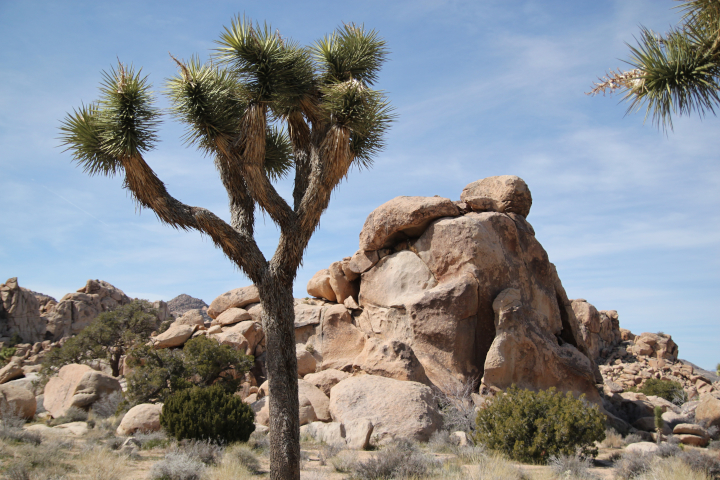
#> input picture images/nature.jpg, 720 x 480 px, found by its file name
$ python processing2.py
#> lines starting #> are read from the running program, lines starting #| are printed output that depends on the picture
import cv2
from copy import deepcopy

def process():
    image = cv2.imread("nature.jpg", cv2.IMREAD_GRAYSCALE)
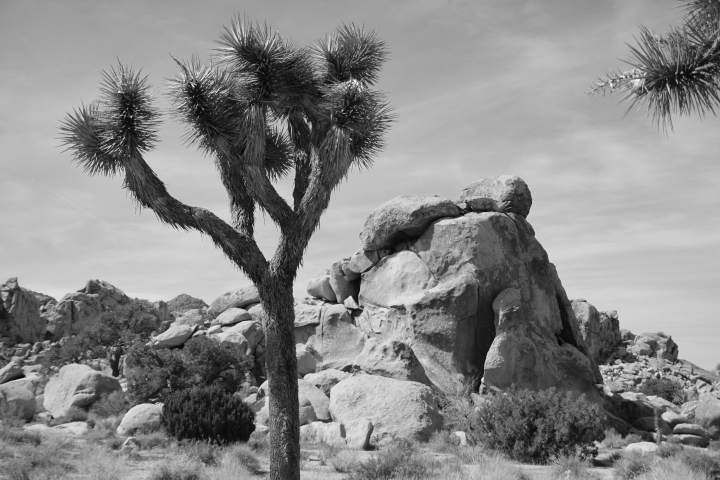
#> image: shape (480, 720); min 5, max 248, mean 137
    #value = image.item(0, 0)
    width = len(image)
#> width = 480
    height = len(image[0])
#> height = 720
    #image size = 183*275

    start_time = cv2.getTickCount()
    """
       processing using accessing arrangement index
    """
    for x in range(0, width):
        for y in range(0, height):
            image[x, y] = 255-image.item(x, y)
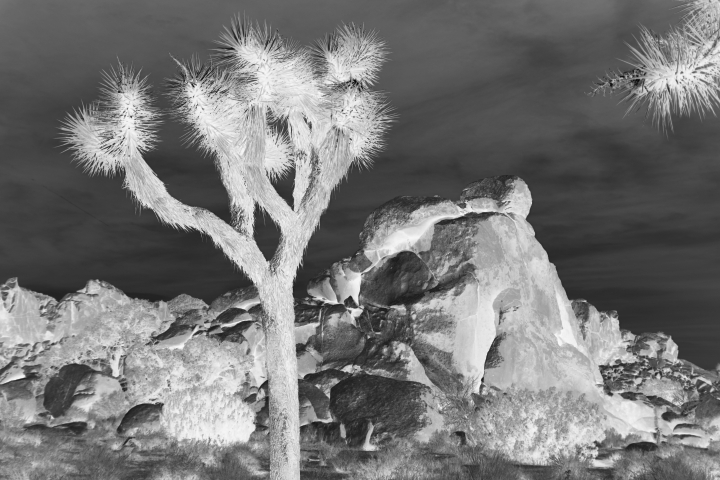
#> image: shape (480, 720); min 7, max 250, mean 118
    end_time = cv2.getTickCount()
    time = end_time - start_time
    print("배열 index 접근 처리시간: " + str(time))
    fps = 1000 / time / cv2.getTickFrequency()
    print("배열 index 접근 fps:" + str(fps))
    dest = deepcopy(image)

    start_time = cv2.getTickCount()
    """
        numpy broadcasting
    """
    dest = 255-dest
    end_time = cv2.getTickCount()
    time = end_time - start_time
    print("numpy 처리시간: " + str(time))
    fps = 1000 / time / cv2.getTickFrequency()
    print("numpy fps:" + str(fps))

    #cv2.imwrite('./nature_broadcasting_reverse.jpg', dest)
    cv2.imshow('index_reverse', image)
    cv2.imshow('numpy broadcasting', dest)
    cv2.waitKey(0)
    cv2.destroyAllWindows()

if __name__ == "__main__" :
    process()

$ run again, with images/ani1.jpg copied over images/nature.jpg
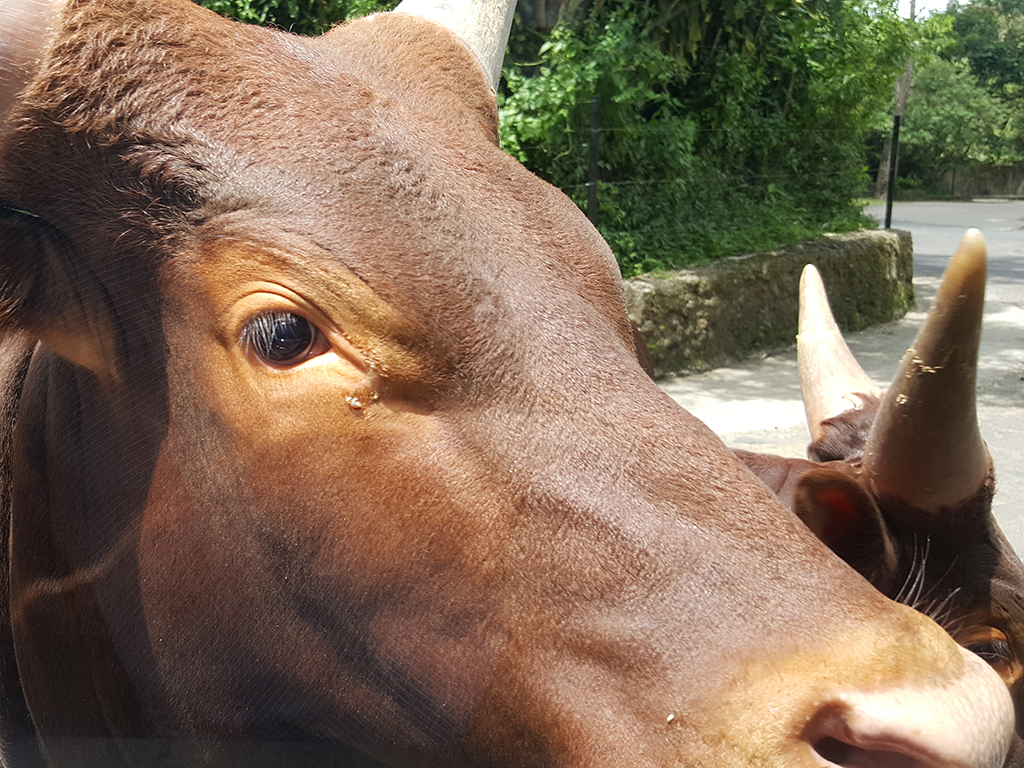
#> input picture images/ani1.jpg, 1024 x 768 px, found by its file name
#> in process, `image = cv2.imread("nature.jpg", cv2.IMREAD_GRAYSCALE)`:
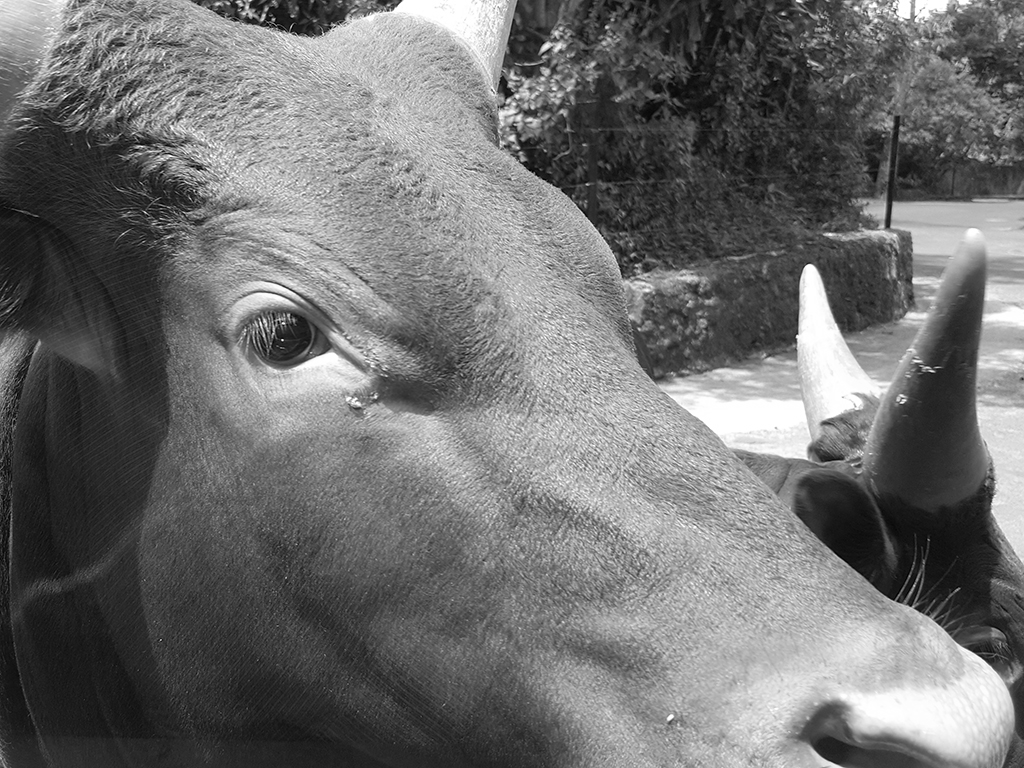
#> image: shape (768, 1024); min 0, max 255, mean 111.4
#> width = 768
#> height = 1024
#> after the loop in process, `for x in range(0, width):`:
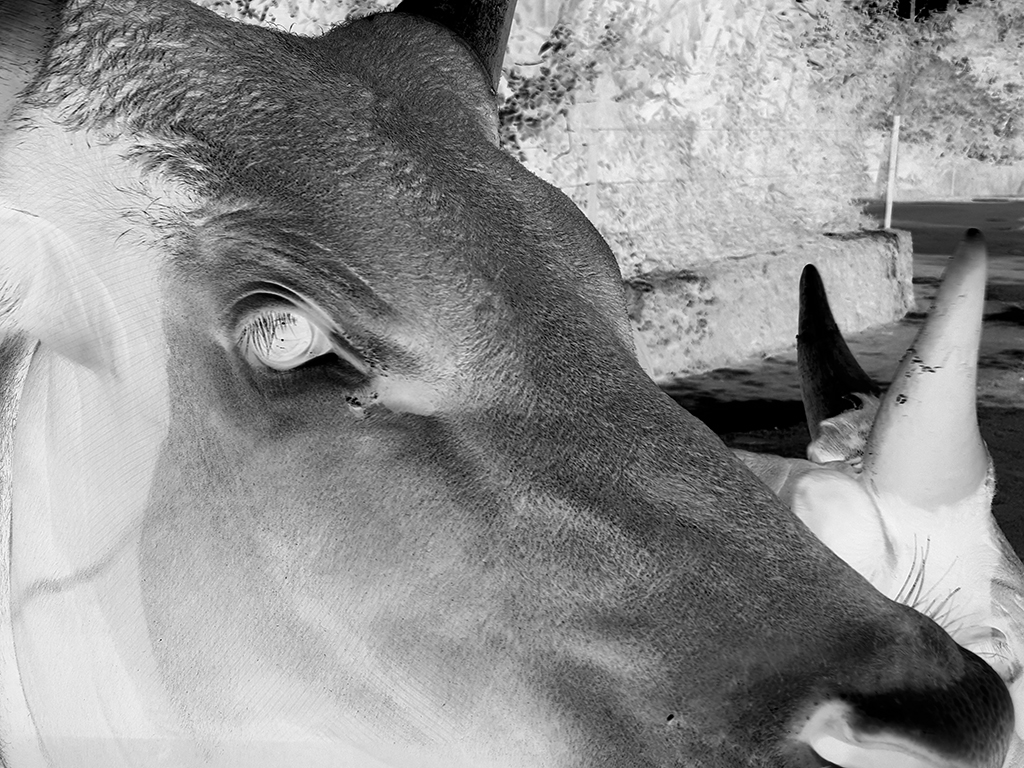
#> image: shape (768, 1024); min 0, max 255, mean 143.6

$ run again, with images/ani2.jpg copied over images/nature.jpg
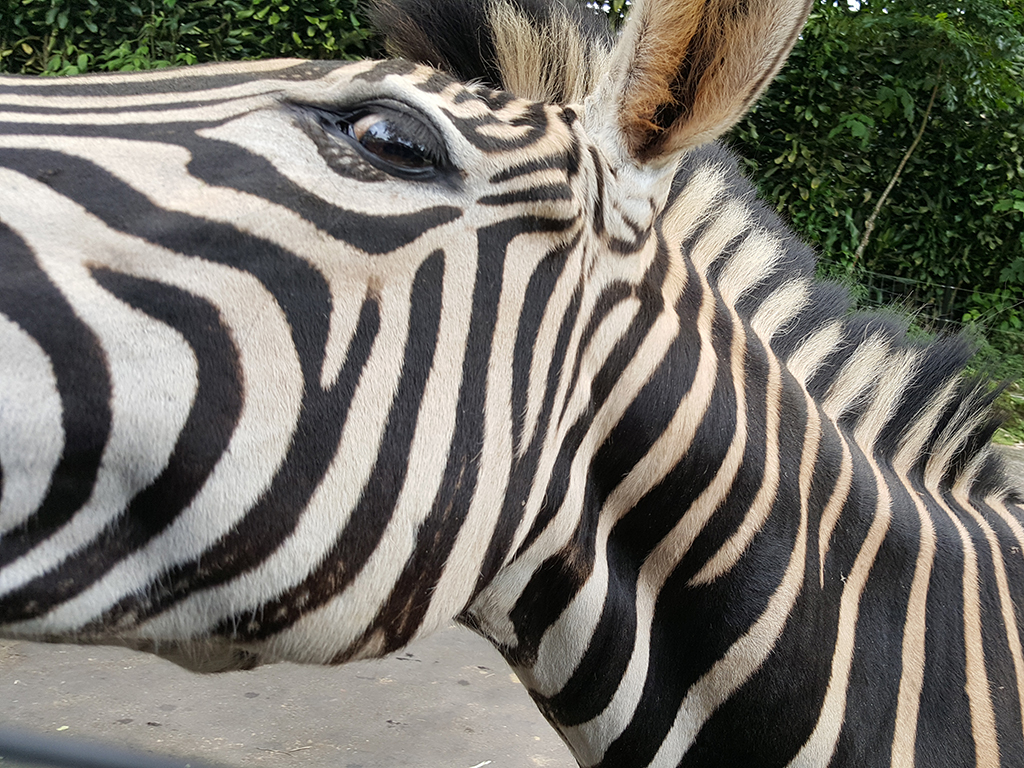
#> input picture images/ani2.jpg, 1024 x 768 px, found by its file name
#> in process, `image = cv2.imread("nature.jpg", cv2.IMREAD_GRAYSCALE)`:
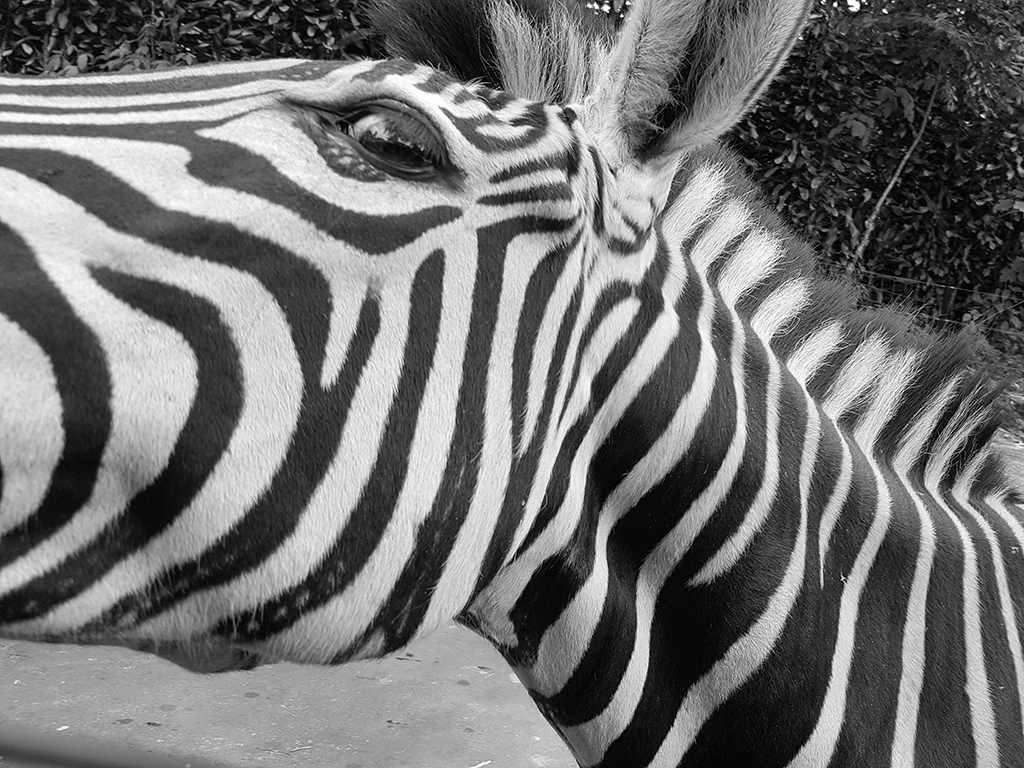
#> image: shape (768, 1024); min 0, max 255, mean 114.3
#> width = 768
#> height = 1024
#> after the loop in process, `for x in range(0, width):`:
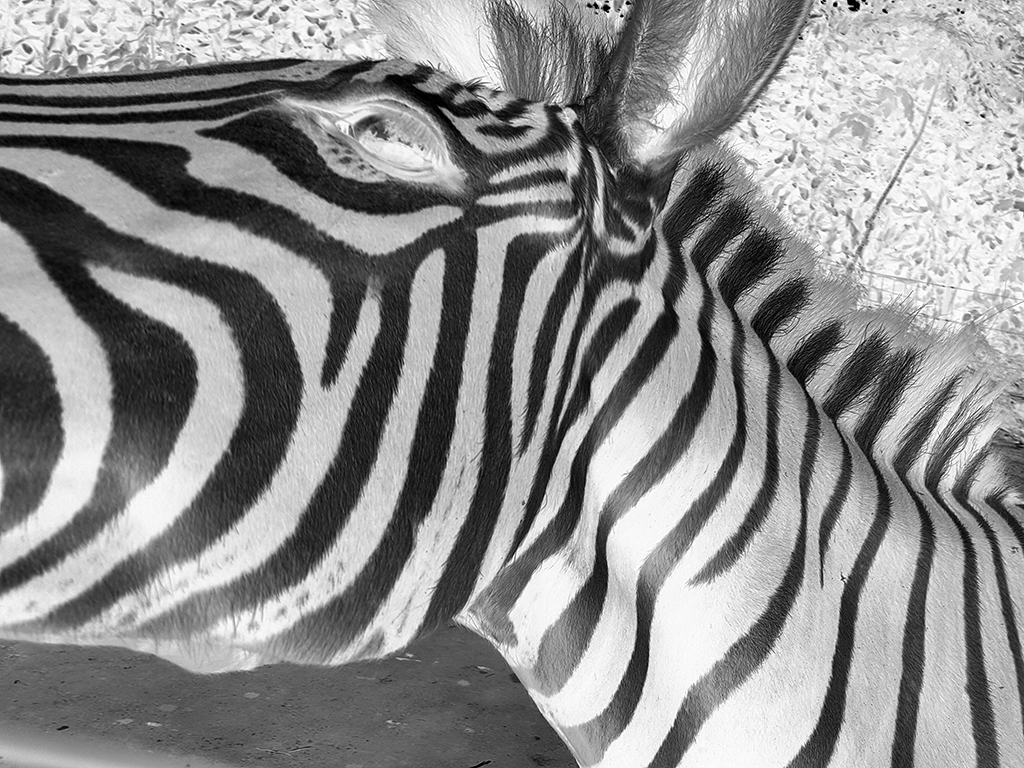
#> image: shape (768, 1024); min 0, max 255, mean 140.7

$ run again, with images/ani3.jpg copied over images/nature.jpg
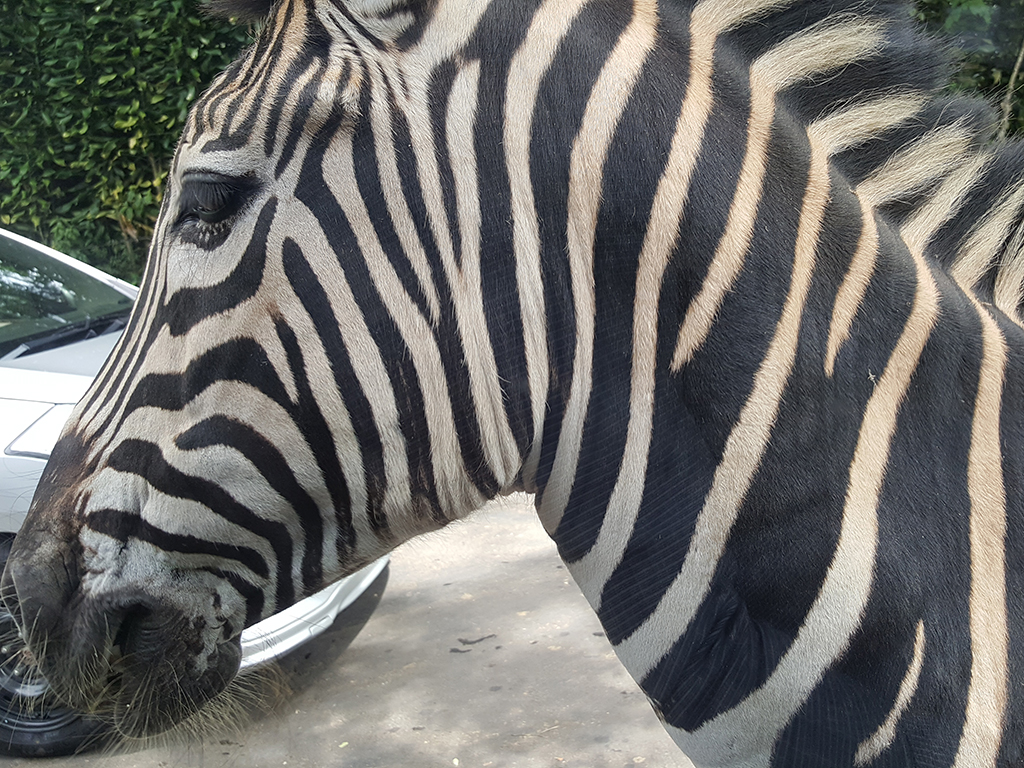
#> input picture images/ani3.jpg, 1024 x 768 px, found by its file name
#> in process, `image = cv2.imread("nature.jpg", cv2.IMREAD_GRAYSCALE)`:
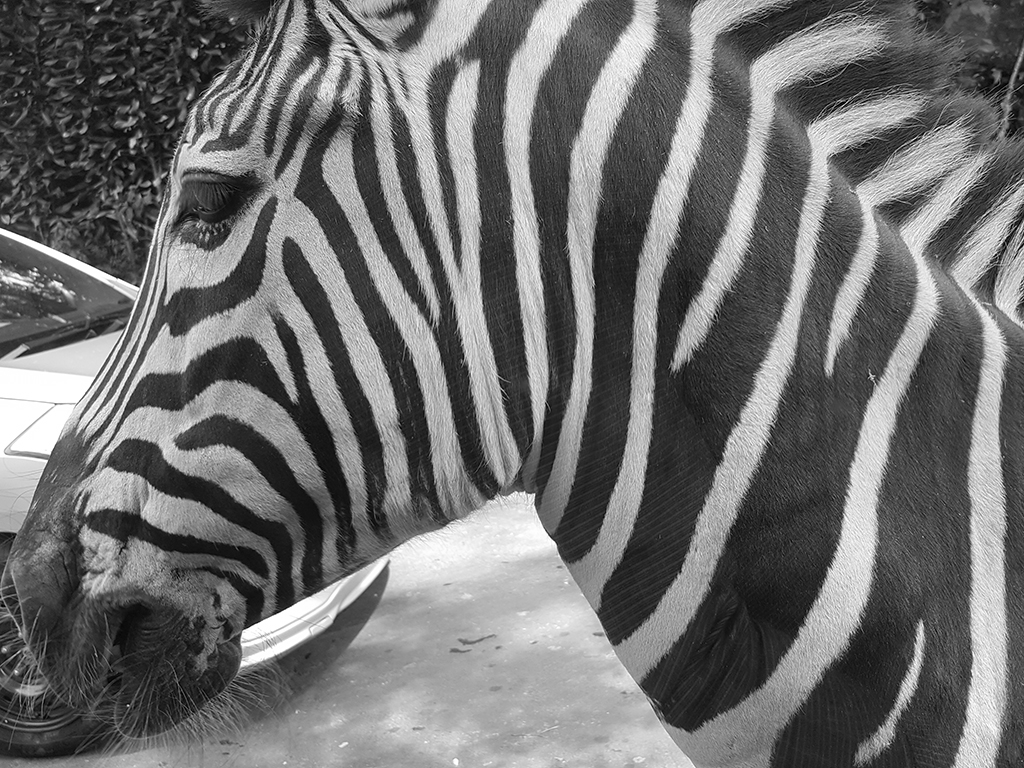
#> image: shape (768, 1024); min 0, max 255, mean 111.2
#> width = 768
#> height = 1024
#> after the loop in process, `for x in range(0, width):`:
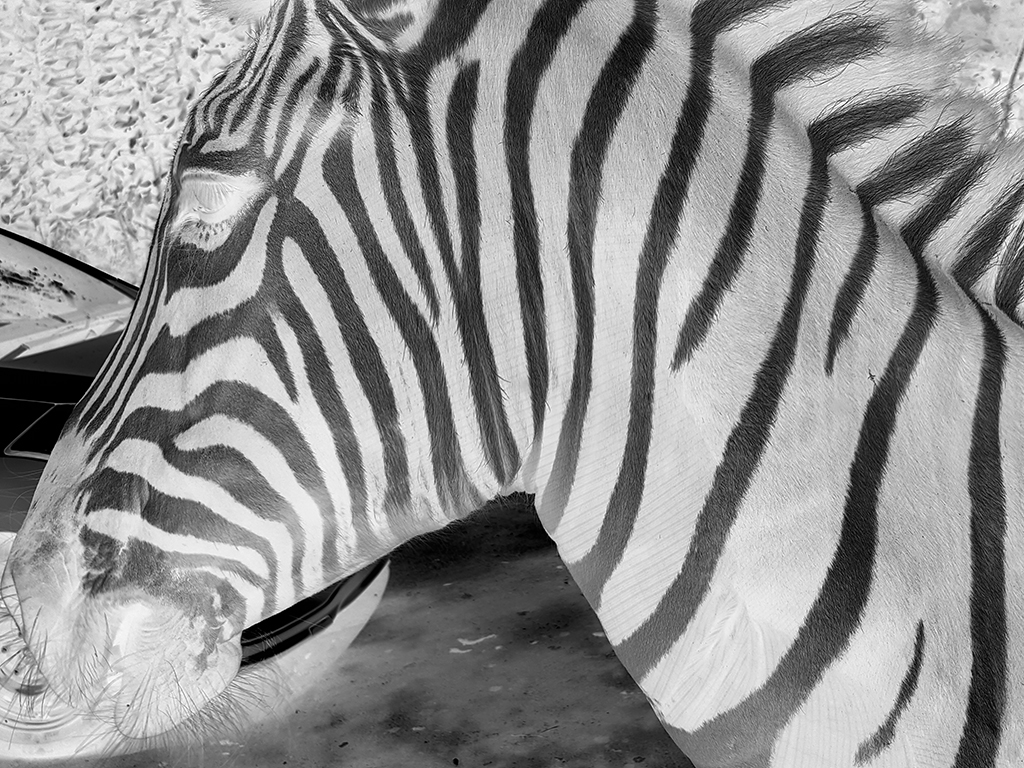
#> image: shape (768, 1024); min 0, max 255, mean 143.8
